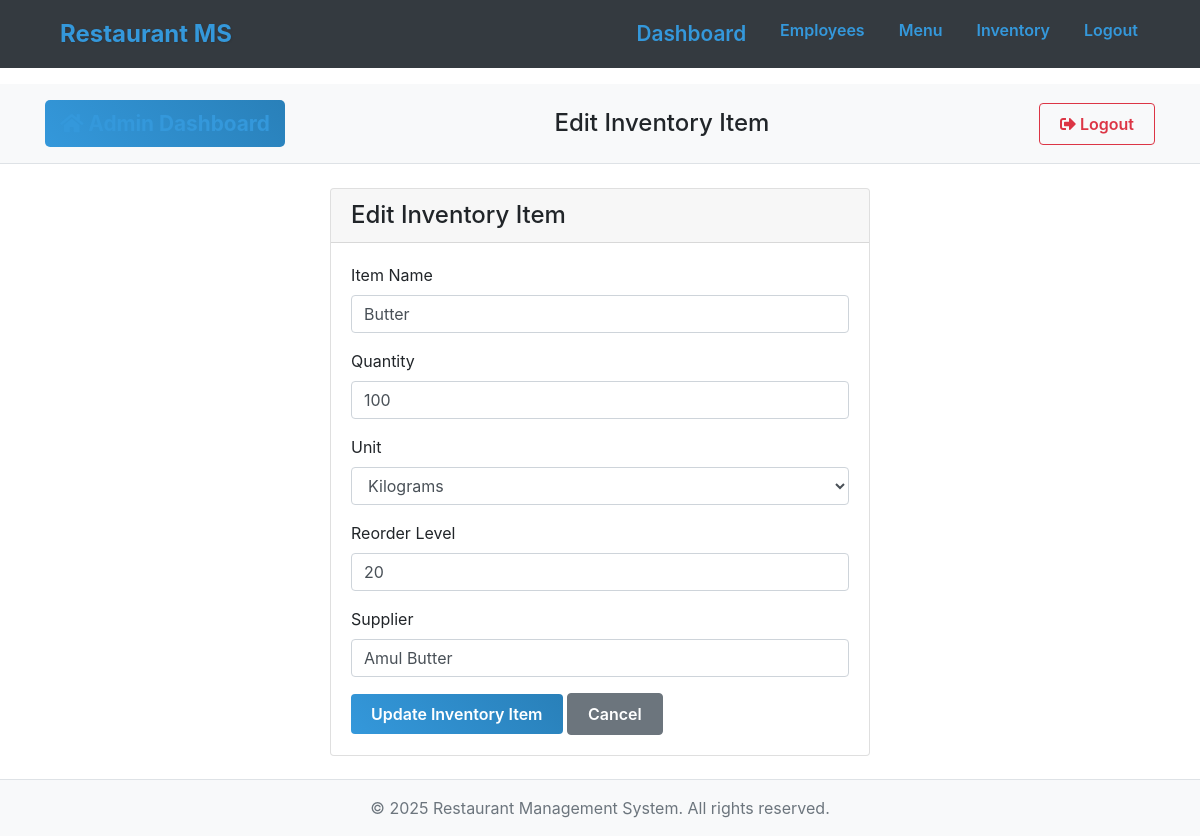
The app's page /admin/dashboard/inventory/edit/1 (signed in) with its own data.
### app/models.py (models this page shows, shortened)
class Inventory(db.Model):
    __tablename__ = 'inventory'
    itemID = db.Column(db.Integer, primary_key=True, autoincrement=True)
    name = db.Column(db.String(255), nullable=False)
    quantity = db.Column(db.Integer, nullable=False)
    unit = db.Column(db.String(50), nullable=False)
    reorder_level = db.Column(db.Integer, nullable=False)
    supplier = db.Column(db.String(255), nullable=False)

### app/routes/admin_routes.py (the view, shortened to what this page needs)
@admin_bp.route("/dashboard/inventory/edit/<int:item_id>", methods=["GET", "POST"])
@admin_required
@login_required
def edit_inventory(item_id):
    inventory_item = Inventory.query.get_or_404(item_id)
    form = InventoryForm(obj=inventory_item)
    return render_template("edit_inventory.html", form=form, inventory_item=inventory_item)

### app/forms/login_form.py
class InventoryForm(FlaskForm):
    name = StringField("Item Name", validators=[DataRequired(), Length(min=2, max=255)])
    quantity = IntegerField("Quantity", validators=[DataRequired(), NumberRange(min=0)])
    unit = SelectField("Unit", choices=[
        ('pieces', 'Pieces'),
        ('kg', 'Kilograms'),
        ('g', 'Grams'),
        ('l', 'Liters'),
        ('ml', 'Milliliters')
    ], validators=[DataRequired()])
    reorder_level = IntegerField("Reorder Level", validators=[DataRequired(), NumberRange(min=1)])
    supplier = StringField("Supplier", validators=[DataRequired(), Length(min=2, max=255)])
    submit = SubmitField("Save Inventory Item")

### app/utils/access_control.py (called while the page is built)
def admin_required(f):
    @wraps(f)
    def decorated_function(*args, **kwargs):
        if not current_user.is_authenticated or current_user.role != "Admin":
            flash("Access restricted to Admins only.", "danger")
            return redirect(url_for("auth.choose_role"))
        return f(*args, **kwargs)
    return decorated_function

### app/templates/edit_inventory.html (shortened to what this page needs)
{% extends "base.html" %}
{% block content %}
{% with page_title='Edit Inventory Item' %}
{% include 'components/header.html' %}
{% endwith %}
<div class="container mt-4">
    <div class="row justify-content-center">
        <div class="col-md-6">
            <div class="card">
                <div class="card-header">
                    <h2 class="h4 mb-0">Edit Inventory Item</h2>
                </div>
                <div class="card-body">
                    <form method="POST">
                        <div class="mb-3">
                            {{ form.name.label(class="form-label") }}
                            {{ form.name(class="form-control") }}
                        </div>
                        <div class="mb-3">
                            {{ form.quantity.label(class="form-label") }}
                            {{ form.quantity(class="form-control") }}
                        </div>
                        <div class="mb-3">
                            {{ form.unit.label(class="form-label") }}
                            {{ form.unit(class="form-control") }}
                        </div>
                        <div class="mb-3">
                            {{ form.reorder_level.label(class="form-label") }}
                            {{ form.reorder_level(class="form-control") }}
                        </div>
                        <div class="mb-3">
                            {{ form.supplier.label(class="form-label") }}
                            {{ form.supplier(class="form-control") }}
                        </div>
                        <div class="d-grid gap-2">
                            <button type="submit" class="btn btn-primary">Update Inventory Item</button>
                            <a href="{{ url_for('admin.manage_inventory') }}" class="btn btn-secondary">Cancel</a>
                        </div>
                    </form>
                </div>
            </div>
        </div>
    </div>
</div>
{% endblock %}

### app/static/css/custom.css (style rules this page uses)
.card { transition: transform 0.3s ease, box-shadow 0.3s ease; background: white; }
.btn { transition: all 0.3s ease; position: relative; overflow: hidden; padding: 8px 20px; font-weight: 600; }
.form-control { transition: box-shadow 0.3s ease, border-color 0.3s ease; }
.btn-primary { background: linear-gradient(45deg, #3498db, #2980b9); border: none; color: white; }

### records on screen
Inventory: name "Butter", quantity "100", unit "Kilograms", reorder_level "20", supplier "Amul Butter"

### other values on screen
{{ page_title|default('Restaurant Management System') }} "Edit Inventory Item"
